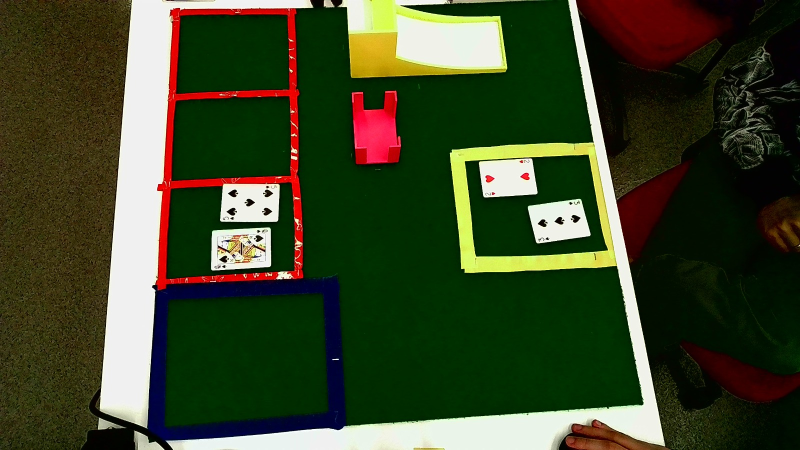
#> input picture images/table_round_01_player_QS_5S_dealer_2H_3S.jpeg, 1600 x 900 px (shown at 1/2 size)
$ python hand_sign_vision.py --image images/table_round_01_player_QS_5S_dealer_2H_3S.jpeg
#> lines starting #> are read from the running program, lines starting #| are printed output that depends on the picture; after the words box and inside, x2 and y2 are one past the last pixel; in counts of white or black regions, pixels touching at a corner belong together
### vision_areas.py
import numpy as np

try:
    import cv2
except ModuleNotFoundError:
    cv2 = None

from config import HSV_RANGES, ROI_COLORS


def _require_cv2():
    if cv2 is None:
        raise ModuleNotFoundError(
            "OpenCV nao esta instalado. Rode: pip install -r requirements.txt"
        )


# [33 lines left out: functions crop_area, draw_rois, not called in this run]


def mask_from_hsv_ranges(hsv, ranges, kernel_size=5):
    """Cria uma mascara limpa para uma ou mais faixas HSV."""
    _require_cv2()
    mask = np.zeros(hsv.shape[:2], dtype=np.uint8)

    for lower, upper in ranges:
        mask = cv2.bitwise_or(
            mask,
            cv2.inRange(
                hsv,
                np.array(lower, dtype=np.uint8),
                np.array(upper, dtype=np.uint8),
            ),
        )

    kernel = np.ones((kernel_size, kernel_size), np.uint8)
    mask = cv2.morphologyEx(mask, cv2.MORPH_OPEN, kernel)
    mask = cv2.morphologyEx(mask, cv2.MORPH_CLOSE, kernel)
    return mask


def _mask_from_ranges(hsv, ranges):
    return mask_from_hsv_ranges(hsv, ranges)


# [24 lines left out: function detect_colored_tape_areas, not called in this run]

### hand_sign_vision.py
import argparse
import re
import sys
import time
from collections import Counter, deque
from dataclasses import dataclass
from pathlib import Path

import numpy as np

try:
    import cv2
except ModuleNotFoundError:
    cv2 = None

from config import (
    DOUBLE_DOWN_SECONDS,
    HAND_ZONE_COLOR,
    HAND_ZONE_DILATE_PX,
    HAND_ZONE_MIN_AREA,
    HAND_SIGN_HISTORY_SIZE,
    HAND_SIGN_MIN_STABLE_FRAMES,
    HAND_MIN_AREA,
    HAND_DATASET_CONFIDENCE_DISTANCE,
    HAND_SKELETON_MIN_LANDMARKS_IN_ZONE,
    HAND_SKELETON_MIN_SKIN_AREA,
    HSV_RANGES,
    SKIN_HSV_LOWER,
    SKIN_HSV_UPPER,
    SKIN_YCRCB_LOWER,
    SKIN_YCRCB_UPPER,
    USE_HAND_SKELETON_DETECTOR,
    USE_HAND_DATASET_CLASSIFIER,
)
from camera_utils import open_camera
from vision_areas import mask_from_hsv_ranges


WEBCAM_INDEX = 0
VALID_HAND_COUNTS = {1, 2, 3, 4, 5}
DEFAULT_HAND_DEBUG_DIR = Path(__file__).resolve().parent / "debug_hand_sign"
DEFAULT_SIGNALS_DIR = Path(__file__).resolve().parent / "Sinais"
_DATASET_CLASSIFIER = None
_MEDIAPIPE_HANDS = None
_MEDIAPIPE_IMPORT_FAILED = False


def _require_cv2():
    if cv2 is None:
        raise ModuleNotFoundError(
            "OpenCV nao esta instalado. Rode: pip install -r requirements.txt"
        )


class DoubleDownDetector:
    """Confirma double quando a aposta fica dobrada por alguns segundos."""

    def __init__(self, required_seconds=DOUBLE_DOWN_SECONDS):
        self.required_seconds = required_seconds
        self.start_time = None

    # [14 lines left out: function update, not called in this run]


class HandSignStabilizer:
    """Suaviza leituras quadro a quadro antes de publicar o sinal."""

    # [9 lines left out: function __init__, not called in this run]

    def reset(self):
        self.values.clear()
        self.last_stable = 0

    # [11 lines left out: function update, not called in this run]


@dataclass(frozen=True)
class HandZone:
    """Mascara inferida da area colorida onde sinais de mao sao validos."""

    mask: np.ndarray
    zone_color_mask: np.ndarray
    found: bool

    # [4 lines left out: function blue_mask, not called in this run]


@dataclass(frozen=True)
class FingerDetection:
    count: int
    contour: np.ndarray | None
    palm_center: tuple[int, int] | None
    palm_radius: float
    fingertips: tuple[tuple[int, int], ...]
    raw_count: int = 0
    gap_count: int = 0
    shallow_gaps: int = 0
    open_hand_gaps: int = 0
    right_ratio: float = 0.0


@dataclass(frozen=True)
class SkeletonDetection:
    count: int
    landmarks: tuple[tuple[int, int], ...]
    raised_fingers: tuple[str, ...]


def normalize_hand_count(count):
    """Retorna 1..5 ou None quando a leitura nao e um sinal valido."""
    return int(count) if int(count) in VALID_HAND_COUNTS else None


# [15 lines left out: function _label_from_signal_filename, not called in this run]


def _skin_mask(hand_area):
    _require_cv2()
    hsv = cv2.cvtColor(hand_area, cv2.COLOR_BGR2HSV)
    hsv_mask = cv2.inRange(
        hsv,
        np.array(SKIN_HSV_LOWER, dtype=np.uint8),
        np.array(SKIN_HSV_UPPER, dtype=np.uint8),
    )
    ycrcb = cv2.cvtColor(hand_area, cv2.COLOR_BGR2YCrCb)
    ycrcb_mask = cv2.inRange(
        ycrcb,
        np.array(SKIN_YCRCB_LOWER, dtype=np.uint8),
        np.array(SKIN_YCRCB_UPPER, dtype=np.uint8),
    )
    mask = cv2.bitwise_and(hsv_mask, ycrcb_mask)

    kernel = np.ones((5, 5), np.uint8)
    mask = cv2.morphologyEx(mask, cv2.MORPH_OPEN, kernel)
    mask = cv2.morphologyEx(mask, cv2.MORPH_CLOSE, kernel)
    return mask


def _selected_hand_zone_component(zone_color_mask):
    kernel = cv2.getStructuringElement(cv2.MORPH_ELLIPSE, (9, 9))
    clean = cv2.morphologyEx(zone_color_mask, cv2.MORPH_OPEN, kernel)

    join_px = max(8, min(18, int(HAND_ZONE_DILATE_PX * 0.6)))
    join_kernel = cv2.getStructuringElement(
        cv2.MORPH_ELLIPSE,
        (2 * join_px + 1, 2 * join_px + 1),
    )
    grouped = cv2.dilate(clean, join_kernel, iterations=1)
    grouped = cv2.morphologyEx(grouped, cv2.MORPH_CLOSE, join_kernel)

    contours, _ = cv2.findContours(
        grouped,
        cv2.RETR_EXTERNAL,
        cv2.CHAIN_APPROX_SIMPLE,
    )
    height, width = zone_color_mask.shape
    best = None
    best_score = 0.0

    for contour in contours:
        x, y, w, h = cv2.boundingRect(contour)
        if w == 0 or h == 0:
            continue

        component_mask = np.zeros(zone_color_mask.shape, dtype=np.uint8)
        cv2.drawContours(component_mask, [contour], -1, 255, -1)
        selected_pixels = cv2.bitwise_and(
            zone_color_mask,
            zone_color_mask,
            mask=component_mask,
        )
        zone_color_area = cv2.countNonZero(selected_pixels)
        if zone_color_area < HAND_ZONE_MIN_AREA:
            continue

        aspect = w / h
        if aspect < 0.35 or aspect > 2.80:
            continue

        bbox_area = w * h
        center_x = (x + w / 2) / max(1, width)
        center_y = (y + h / 2) / max(1, height)
        lower_left_prior = 1.0 + 0.20 * center_y + 0.12 * (1.0 - center_x)
        compactness = min(1.0, zone_color_area / max(1, bbox_area * 0.18))
        score = zone_color_area * compactness * lower_left_prior

        if score > best_score:
            best_score = score
            best = selected_pixels

    return best


def _solid_zone_from_color_pixels(selected_pixels):
    points = cv2.findNonZero(selected_pixels)
    zone_mask = np.zeros(selected_pixels.shape, dtype=np.uint8)

    if points is None or len(points) < 4:
        return zone_mask

    rect = cv2.minAreaRect(points)
    (center, size, angle) = rect
    width, height = size
    if width <= 0 or height <= 0:
        return zone_mask

    expand = max(8, int(HAND_ZONE_DILATE_PX * 0.7))
    rect = (center, (width + 2 * expand, height + 2 * expand), angle)
    box = cv2.boxPoints(rect).astype(np.int32)
    cv2.fillConvexPoly(zone_mask, box, 255)

    close_kernel = cv2.getStructuringElement(cv2.MORPH_ELLIPSE, (31, 31))
    return cv2.morphologyEx(zone_mask, cv2.MORPH_CLOSE, close_kernel)


def infer_hand_zone(hand_area):
    """
    Reconstroi a area colorida mesmo quando uma parte esta escondida pela mao.

    A cena deve ter um unico quadrado valido. Manchas menores da mesma cor sao
    ignoradas; a mascara final e um preenchimento solido do candidato dominante.
    """
    _require_cv2()
    hsv = cv2.cvtColor(hand_area, cv2.COLOR_BGR2HSV)
    colors = []
    for color in (HAND_ZONE_COLOR, "blue_tape", "red_tape"):
        if color in HSV_RANGES and color not in colors:
            colors.append(color)

    skin = _skin_mask(hand_area)
    candidates = []
    empty_mask = np.zeros(hand_area.shape[:2], dtype=np.uint8)

    for color in colors:
        color_mask = mask_from_hsv_ranges(hsv, HSV_RANGES[color], kernel_size=7)
        selected_pixels = _selected_hand_zone_component(color_mask)
        if selected_pixels is None:
            candidates.append((0.0, HandZone(mask=empty_mask, zone_color_mask=color_mask, found=False)))
            continue

        zone_mask = _solid_zone_from_color_pixels(selected_pixels)
        if cv2.countNonZero(zone_mask) == 0:
            candidates.append((0.0, HandZone(mask=zone_mask, zone_color_mask=selected_pixels, found=False)))
            continue

        skin_inside = cv2.countNonZero(cv2.bitwise_and(skin, skin, mask=zone_mask))
        color_area = cv2.countNonZero(selected_pixels)
        score = skin_inside * 1000.0 + color_area
        candidates.append((score, HandZone(mask=zone_mask, zone_color_mask=selected_pixels, found=True)))

    found_candidates = [item for item in candidates if item[1].found]
    if not found_candidates:
        color_mask = mask_from_hsv_ranges(hsv, HSV_RANGES[HAND_ZONE_COLOR], kernel_size=7)
        return HandZone(mask=empty_mask, zone_color_mask=color_mask, found=False)

    return max(found_candidates, key=lambda item: item[0])[1]


def infer_blue_hand_zone(hand_area):
    """Compatibilidade: a area fisica agora e vermelha."""
    return infer_hand_zone(hand_area)


# [77 lines left out: functions _apply_allowed_zone, _hand_feature_vector, not called in this run]


class HandDatasetClassifier:
    """Classificador calibrado pelas imagens rotuladas em Sinais/."""

    # [32 lines left out: functions __init__, from_dir, not called in this run]

    def predict(self, image, hand_zone):
        label, _distance = self.predict_with_distance(image, hand_zone)
        return label

    # [13 lines left out: functions predict_with_distance, _dataset_classifier, not called in this run]


def _mediapipe_hands():
    global _MEDIAPIPE_HANDS, _MEDIAPIPE_IMPORT_FAILED
    if _MEDIAPIPE_IMPORT_FAILED:
        return None
    if _MEDIAPIPE_HANDS is not None:
        return _MEDIAPIPE_HANDS

    sentinel = object()
    previous_tensorflow = sys.modules.get("tensorflow", sentinel)
    sys.modules["tensorflow"] = None
    try:
        import mediapipe as mp
    except Exception as exc:
        _MEDIAPIPE_IMPORT_FAILED = True
        print(f"[hand] MediaPipe indisponivel; usando fallback: {exc}")
        return None
    finally:
        if previous_tensorflow is sentinel:
            sys.modules.pop("tensorflow", None)
        else:
            sys.modules["tensorflow"] = previous_tensorflow

    try:
        _MEDIAPIPE_HANDS = mp.solutions.hands.Hands(
            static_image_mode=True,
            max_num_hands=1,
            model_complexity=1,
            min_detection_confidence=0.55,
            min_tracking_confidence=0.50,
        )
    except Exception as exc:
        _MEDIAPIPE_IMPORT_FAILED = True
        print(f"[hand] MediaPipe Hands indisponivel; usando fallback: {exc}")
        return None
    return _MEDIAPIPE_HANDS


def _point_distance(a, b):
    return float(np.linalg.norm(np.array(a, dtype=np.float32) - np.array(b, dtype=np.float32)))


def _landmark_points(hand_landmarks):
    return tuple((float(point.x), float(point.y)) for point in hand_landmarks.landmark)


# [81 lines left out: functions _landmark_pixel_points, _landmarks_inside_zone, _zone_has_enough_skin, count_fingers_from_landmarks, not called in this run]


def _detect_hand_skeleton(image, hand_zone=None):
    hands = _mediapipe_hands()
    if hands is None:
        return None
    if not _zone_has_enough_skin(image, hand_zone):
        return None

    sources = [(image, 0, 0)]
    if hand_zone is not None and hand_zone.found:
        ys, xs = np.where(hand_zone.mask > 0)
        if len(xs) > 0:
            pad = 48
            x0 = max(0, int(xs.min()) - pad)
            y0 = max(0, int(ys.min()) - pad)
            x1 = min(image.shape[1], int(xs.max()) + pad + 1)
            y1 = min(image.shape[0], int(ys.max()) + pad + 1)
            crop = image[y0:y1, x0:x1]
            if crop.size:
                sources.append((crop, x0, y0))

    best = None
    best_inside = -1
    zone_mask = hand_zone.mask if hand_zone is not None and hand_zone.found else None
    for source, x0, y0 in sources:
        rgb = cv2.cvtColor(source, cv2.COLOR_BGR2RGB)
        result = hands.process(rgb)
        if not result.multi_hand_landmarks:
            continue

        for landmarks in result.multi_hand_landmarks:
            points = _landmark_points(landmarks)
            crop_pixel_points = _landmark_pixel_points(points, source.shape)
            pixel_points = tuple((x + x0, y + y0) for x, y in crop_pixel_points)
            if zone_mask is None:
                inside = len(pixel_points)
            else:
                inside = sum(
                    1
                    for x, y in pixel_points
                    if 0 <= y < zone_mask.shape[0]
                    and 0 <= x < zone_mask.shape[1]
                    and zone_mask[y, x] > 0
                )
            if inside > best_inside:
                best = (points, pixel_points)
                best_inside = inside

    if best is None:
        return None

    points, pixel_points = best
    if not _landmarks_inside_zone(pixel_points, zone_mask):
        return None

    count, raised = count_fingers_from_landmarks(points)
    return SkeletonDetection(count=count, landmarks=pixel_points, raised_fingers=raised)


# [97 lines left out: functions _draw_skeleton_debug, _main_hand_contour, _estimate_palm, _cluster_fingertips, _fingertips_from_hull, not called in this run]


def _defect_gap_count(contour, palm_radius):
    return _convexity_gap_count(contour, palm_radius, angle_limit=85, depth_radius_multiplier=120)


# [203 lines left out: functions _convexity_gap_count, _right_contour_ratio, _finger_geometry_metrics, _refine_finger_count, _single_finger_fallback, _detect_fingers and 1 more, not called in this run]


def analyze_hand_image(image, debug=False):
    """Detecta o quadrado vermelho e conta dedos apenas dentro dele."""
    hand_zone = infer_blue_hand_zone(image)

    if not hand_zone.found:
        empty_mask = np.zeros(image.shape[:2], dtype=np.uint8)
        if debug:
            debug_img = image.copy()
            cv2.putText(
                debug_img,
                "quadrado vermelho nao detectado",
                (20, 40),
                cv2.FONT_HERSHEY_SIMPLEX,
                1.0,
                (0, 0, 255),
                2,
                cv2.LINE_AA,
            )
            return None, debug_img, empty_mask
        return None

    skeleton = (
        _detect_hand_skeleton(image, hand_zone)
        if USE_HAND_SKELETON_DETECTOR
        else None
    )
    classifier = _dataset_classifier() if USE_HAND_DATASET_CLASSIFIER else None
    calibrated_count = None
    calibrated_distance = None
    if classifier is not None:
        calibrated_label, calibrated_distance = classifier.predict_with_distance(image, hand_zone)
        calibrated_count = None if calibrated_label == 0 else calibrated_label

    if debug:
        raw_count, debug_img, mask = read_finger_count(
            image,
            debug=True,
            allowed_mask=hand_zone.mask,
        )
    else:
        raw_count = read_finger_count(image, debug=False, allowed_mask=hand_zone.mask)

    dataset_is_confident = (
        calibrated_distance is not None
        and calibrated_distance <= HAND_DATASET_CONFIDENCE_DISTANCE
    )
    if skeleton is not None and not dataset_is_confident:
        count = normalize_hand_count(skeleton.count)
    elif classifier is not None and dataset_is_confident:
        count = calibrated_count
    else:
        count = normalize_hand_count(raw_count)

    if debug:
        debug_img = _draw_skeleton_debug(debug_img, skeleton)
        overlay = debug_img.copy()
        overlay[hand_zone.mask > 0] = (0, 0, 255)
        debug_img = cv2.addWeighted(overlay, 0.22, debug_img, 0.78, 0)
        zone_contours, _ = cv2.findContours(
            hand_zone.blue_mask,
            cv2.RETR_EXTERNAL,
            cv2.CHAIN_APPROX_SIMPLE,
        )
        cv2.drawContours(debug_img, zone_contours, -1, (0, 0, 255), 2)

        source = (
            "skeleton"
            if skeleton is not None and not dataset_is_confident
            else ("dataset" if classifier is not None else "contorno")
        )
        label = str(count) if count is not None else "vazio"
        cv2.putText(
            debug_img,
            f"sinal={label} fonte={source}",
            (20, 80),
            cv2.FONT_HERSHEY_SIMPLEX,
            0.95,
            (0, 0, 255),
            3,
            cv2.LINE_AA,
        )
        return count, debug_img, mask

    return count


# [200 lines left out: functions write_hand_debug, _next_capture_path, save_hand_capture, capture_hand_image_webcam, read_hand_sign_from_camera, not called in this run]


def evaluate_hand_image(path, debug_name=None, debug_dir=DEFAULT_HAND_DEBUG_DIR):
    image = cv2.imread(str(path))
    if image is None:
        raise FileNotFoundError(f"Nao foi possivel abrir a imagem: {path}")

    count, debug_img, mask = analyze_hand_image(image, debug=True)
    if debug_name:
        write_hand_debug(image, debug_img, mask, Path(debug_dir) / debug_name)

    return count


# [143 lines left out: functions read_hand_sign, run_camera, not called in this run]


def main():
    parser = argparse.ArgumentParser(
        description="Conta dedos levantados usando a camera."
    )
    parser.add_argument(
        "--camera",
        type=int,
        default=0,
        help="Indice da camera usada pelo OpenCV. Padrao: 0.",
    )
    parser.add_argument("--image", type=Path, help="Imagem estatica para reconhecer.")
    parser.add_argument(
        "--debug-name",
        default=None,
        help="Nome base dos arquivos de debug ao usar --image.",
    )
    parser.add_argument(
        "--save-debug",
        action="store_true",
        help="Salva imagens de debug ao capturar pela camera.",
    )
    parser.add_argument(
        "--no-fullscreen",
        action="store_true",
        help="Abre a janela em modo normal em vez de tela cheia.",
    )
    parser.add_argument(
        "--no-save",
        action="store_true",
        help="Nao salva a foto capturada com Espaco em Sinais/.",
    )
    parser.add_argument(
        "--save-dir",
        type=Path,
        default=DEFAULT_SIGNALS_DIR,
        help="Pasta onde as fotos capturadas serao salvas. Padrao: Sinais/.",
    )
    parser.add_argument(
        "--label",
        type=int,
        choices=sorted(VALID_HAND_COUNTS),
        default=None,
        help="Rotulo real da captura, se voce quiser salvar como 1dedo..5dedo.",
    )
    parser.add_argument(
        "--single-shot",
        action="store_true",
        help="Captura uma vez e fecha, em vez de continuar ate Esc.",
    )
    args = parser.parse_args()

    if args.image:
        count = evaluate_hand_image(args.image, debug_name=args.debug_name)
#> in evaluate_hand_image, image is the input picture: shape (900, 1600, 3); mean B, G, R 40.3, 69.1, 59.9
#> in _skin_mask, `hsv_mask = cv2.inRange( hsv, np.array(SKIN_HSV_LOWER, dtype=np.uint8),..`:
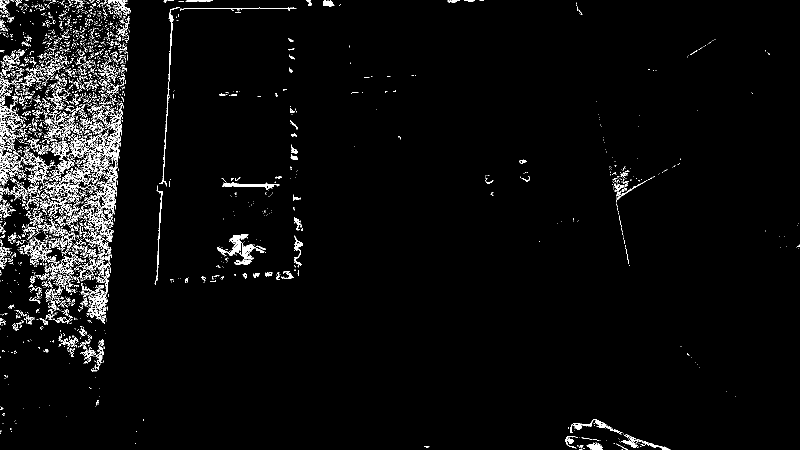
#> hsv_mask: shape (900, 1600) (shown at 1/2 size); 3.5% white in thin lines or dots
#> in _skin_mask, `ycrcb_mask = cv2.inRange( ycrcb, np.array(SKIN_YCRCB_LOWER, dtype=np.u..`:
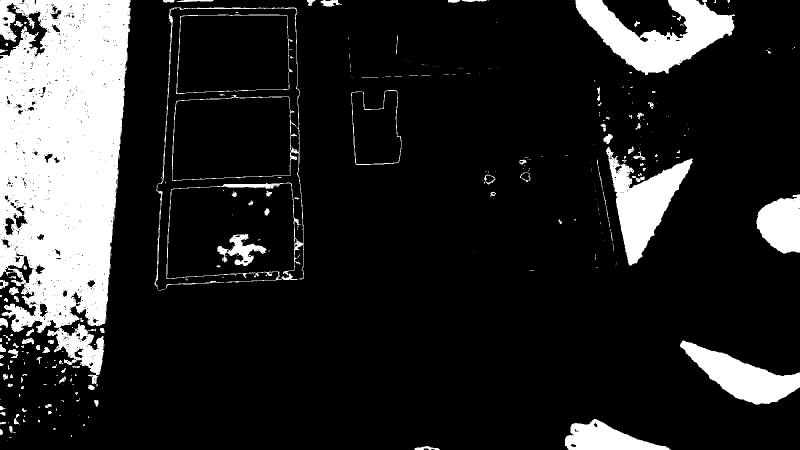
#> ycrcb_mask: shape (900, 1600) (shown at 1/2 size); 16% white; 309 white regions (201 under 20 px), largest, box (x1, y1, x2, y2) and area: (0, 0, 261, 768) 145167, (1151, 0, 1470, 150) 22262, (1212, 294, 1386, 532) 16132
#> in _skin_mask, `mask = cv2.bitwise_and(hsv_mask, ycrcb_mask)`:
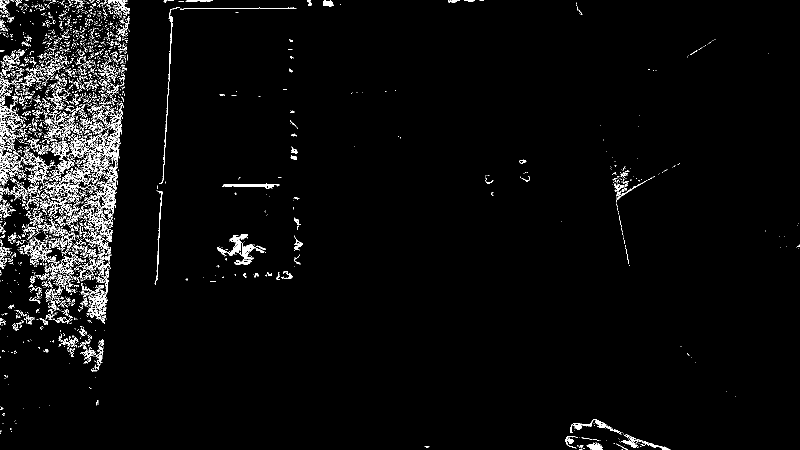
#> mask: shape (900, 1600) (shown at 1/2 size); 3.4% white in thin lines or dots
#> in _skin_mask, `mask = cv2.morphologyEx(mask, cv2.MORPH_OPEN, kernel)`:
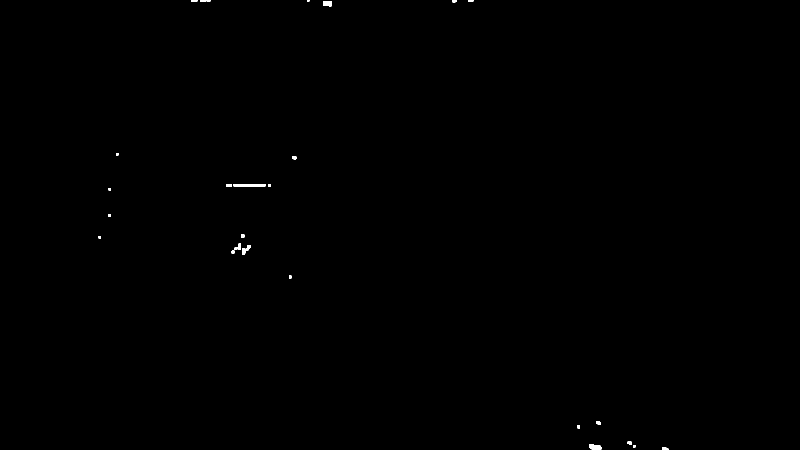
#> mask: shape (900, 1600) (shown at 1/2 size); 0.13% white; 27 white regions (1 under 20 px), largest, box (x1, y1, x2, y2) and area: (467, 368, 531, 374) 356, (1179, 888, 1203, 900) 230, (647, 2, 664, 13) 173
#> the loop in infer_hand_zone, `for color in colors:` made 2 passes
#> (angle in _solid_zone_from_color_pixels, box in _solid_zone_from_color_pixels, skin_inside, color_area, score) on passes 1 to 2: (-90, [[625, 598], [293, 598], [293, -3], [625, -3]], 1035, 29760, 1064760), (-3.04, [[279, 903], [260, 556], [696, 533], [714, 879]], 30, 36016, 66016)
#> pass 1, in infer_hand_zone, `color_mask = mask_from_hsv_ranges(hsv, HSV_RANGES[color], kernel_size=7)`:
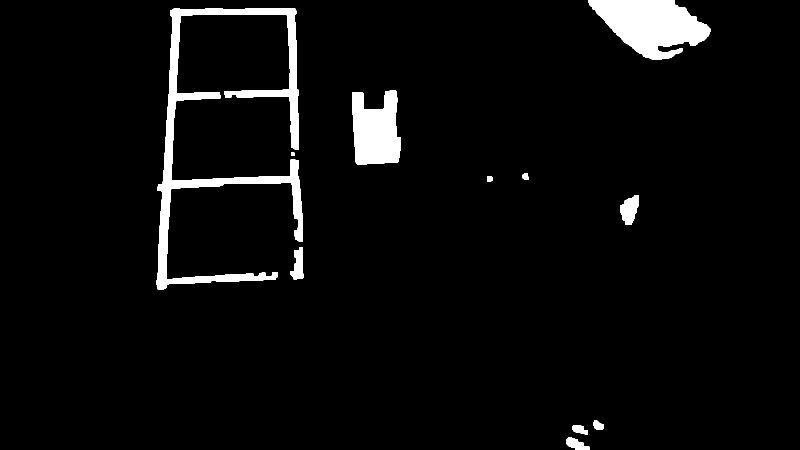
#> color_mask: shape (900, 1600) (shown at 1/2 size); 4.3% white; 11 white regions, largest, box (x1, y1, x2, y2) and area: (312, 16, 606, 580) 28625, (1176, 0, 1421, 119) 17985, (704, 181, 802, 329) 11322
#> after the loop in infer_hand_zone, `for color in colors:`: candidates = 2 items
#> (the rest of the program and of its run is left out)
